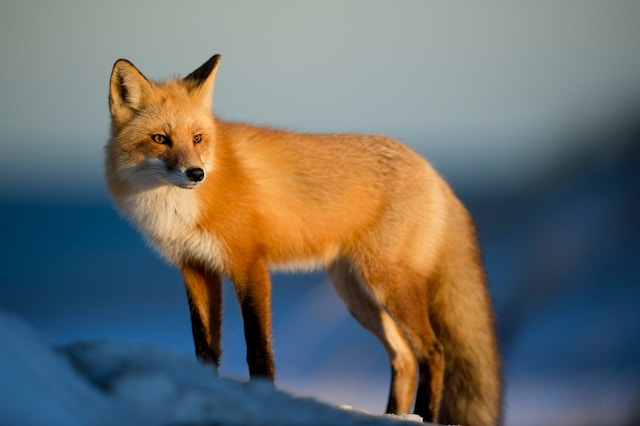
#> input picture Color_detection/image/wolf.jpg, 640 x 426 px
$ python color_detection.py
#> lines starting #> are read from the running program, lines starting #| are printed output that depends on the picture; after the words box and inside, x2 and y2 are one past the last pixel; in counts of white or black regions, pixels touching at a corner belong together
import cv2 as c
import numpy as np
def empty():
    pass
image=c.imread('image/wolf.jpg')
#> image is the input picture: shape (426, 640, 3); mean B, G, R 107, 111, 109.3
image=c.resize(image,(350,450))
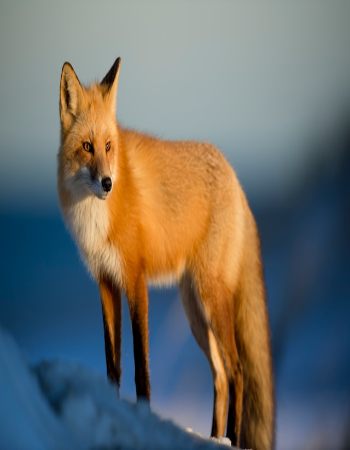
#> image: shape (450, 350, 3); mean B, G, R 107, 110.9, 109.2
c.imshow('Color_Detection',image)

c.namedWindow('Trackbar')
c.resizeWindow('Trackbar',500,270)
c.createTrackbar('Hue_Min','Trackbar',0,179,empty)
c.createTrackbar('Hue_Max','Trackbar',34,179,empty)
c.createTrackbar('Sat_Min','Trackbar',0,255,empty)
c.createTrackbar('Sat_Max','Trackbar',255,255,empty)
c.createTrackbar('Val_Min','Trackbar',0,255,empty)
c.createTrackbar('Val_Max','Trackbar',255,255,empty)


while True:
    imagehsv = c.cvtColor(image, c.COLOR_BGR2HSV)
#> imagehsv: shape (450, 350, 3); mean H, S, V 73.9, 121.5, 140.2
    c.imshow('HSV',imagehsv)
    h_min=c.getTrackbarPos('Hue_Min','Trackbar')
    h_max = c.getTrackbarPos('Hue_Max', 'Trackbar')
    s_min = c.getTrackbarPos('Sat_Min', 'Trackbar')
    s_max = c.getTrackbarPos('Sat_Max', 'Trackbar')
    v_min = c.getTrackbarPos('Val_Min', 'Trackbar')
    v_max = c.getTrackbarPos('Val_Max', 'Trackbar')

    #mask is used to make change in the image using the value
    low=np.array([h_min,s_min,v_min])
    high=np.array([h_max,s_max,v_max])
    mask=c.inRange(imagehsv,low,high)
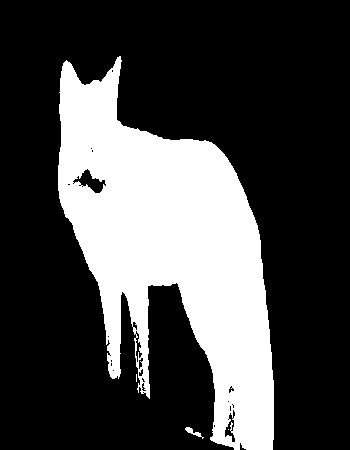
#> mask: shape (450, 350); 27.8% white; 4 white regions (2 under 20 px), largest, box (x1, y1, x2, y2) and area: (58, 56, 274, 450) 43747, (185, 427, 204, 439) 71
    newimage=c.bitwise_and(image,image,mask=mask)
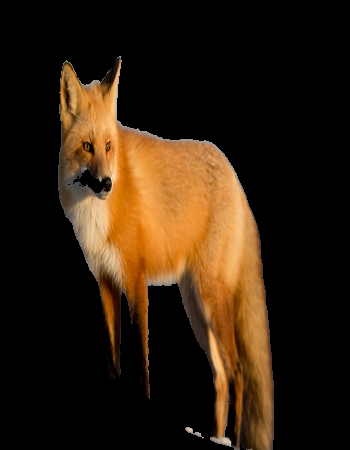
#> newimage: shape (450, 350, 3); mean B, G, R 14.7, 31.1, 47.2


    c.imshow('Mask_Image',mask)
    c.imshow('Detected_image',newimage)


    if(c.waitKey(1) & 0xFF == ord('z')):
#> (key Esc is pressed here)
        break

$ run again, with Color_detection/image/IMG-20220902-WA0014.jpg copied over Color_detection/image/wolf.jpg
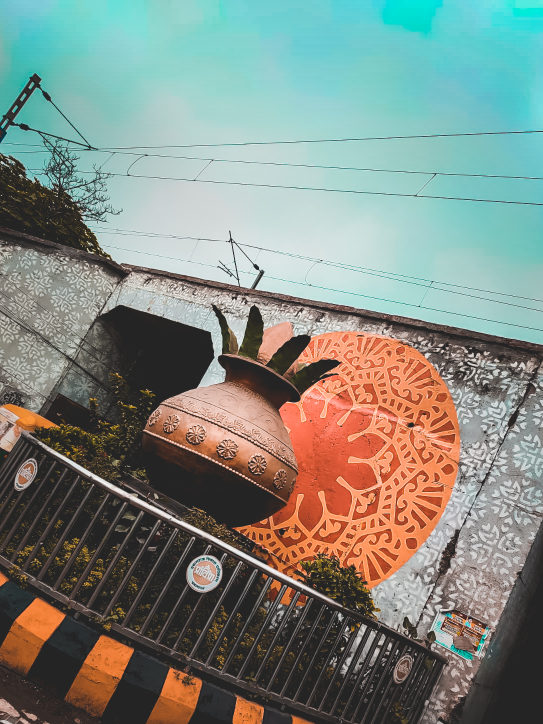
#> input picture Color_detection/image/IMG-20220902-WA0014.jpg, 1086 x 1448 px (shown at 1/2 size)
#> image is the input picture: shape (1448, 1086, 3); mean B, G, R 128.1, 136.6, 127.8
#> image: shape (450, 350, 3)
#> imagehsv: shape (450, 350, 3); mean H, S, V 49.5, 65.9, 152
#> `mask=c.inRange(imagehsv,low,high)`:
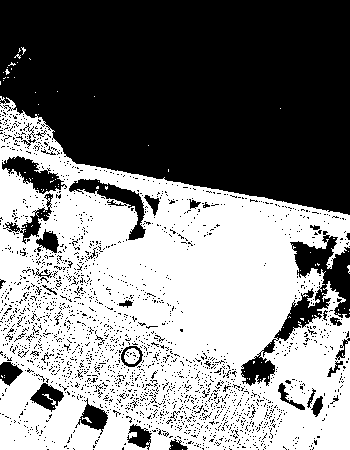
#> mask: shape (450, 350); 51% white; 2189 black regions (2148 under 20 px), largest, box (x1, y1, x2, y2) and area: (0, 0, 350, 215) 61111, (241, 231, 350, 386) 3951, (69, 179, 146, 240) 1229
#> `newimage=c.bitwise_and(image,image,mask=mask)`:
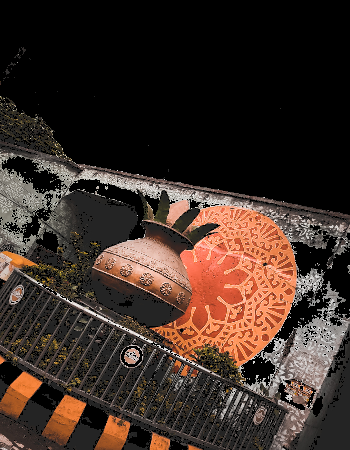
#> newimage: shape (450, 350, 3); mean B, G, R 38.5, 45.9, 60.9
